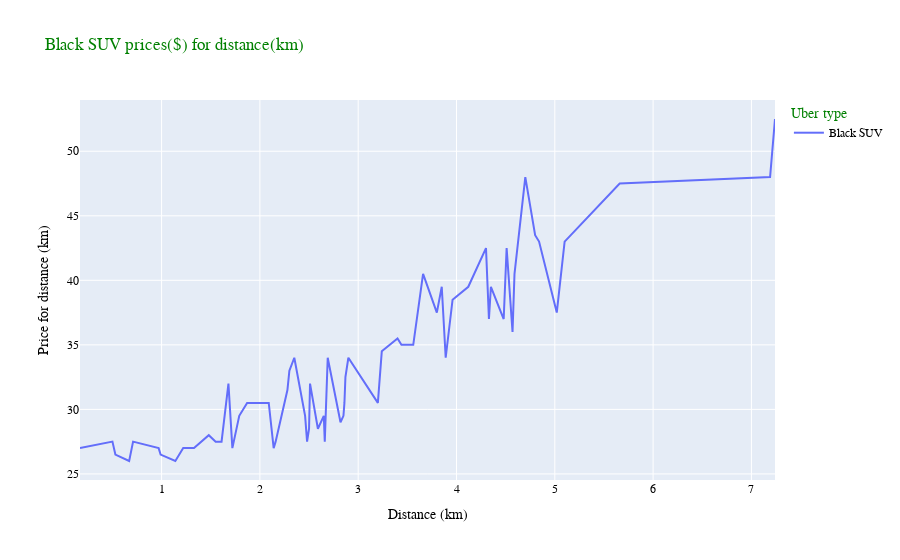

Notebook cell for this chart:
### Markdown cell above
## Black_SUV the most expensive Uber's type

### Code cell
black_SUV = d.query("name in ['Black SUV']")
fig=px.line(black_SUV,x='distance',y='price',color="name",
            title = "Black SUV prices($) for distance(km)",
           labels={
                     "price": "Price for distance (km)",
                     "distance": "Distance (km)",
                     "name": "Uber type"
                 })
fig.update_layout(
    font_family="Times New Roman",
    font_color="black",
    title_font_color="Green",
    legend_title_font_color="Green"
)
fig.show()

### Figure 1 — Plotly figure (JSON) as saved in the notebook; plotly's stock layout.template omitted (floating-point values rounded to 4 significant figures)
{"data": [{"hovertemplate": "Uber type=Black SUV<br>Distance (km)=%{x}<br>Price for distance (km)=%{y}<extra></extra>", "legendgroup": "Black SUV", "line": {"color": "#636efa", "dash": "solid"}, "marker": {"symbol": "circle"}, "mode": "lines", "name": "Black SUV", "orientation": "v", "showlegend": true, "type": "scatter", "x": [0.17, 0.5, 0.53, 0.67, 0.71, 0.97, 0.99, 1.14, 1.22, 1.33, 1.48, 1.55, 1.61, 1.68, 1.72, 1.79, 1.87, 2.09, 2.14, 2.16, 2.28, 2.3, 2.35, 2.46, 2.48, 2.5, 2.51, 2.59, 2.65, 2.66, 2.69, 2.82, 2.85, 2.86, 2.87, 2.9, 3.2, 3.24, 3.4, 3.44, 3.56, 3.66, 3.8, 3.85, 3.89, 3.96, 4.12, 4.3, 4.33, 4.35, 4.48, 4.51, 4.57, 4.59, 4.7, 4.8, 4.84, 5.02, 5.1, 5.66, 7.19, 7.24], "xaxis": "x", "y": [27, 27.5, 26.5, 26, 27.5, 27, 26.5, 26, 27, 27, 28, 27.5, 27.5, 32, 27, 29.5, 30.5, 30.5, 27, 27.5, 31.5, 33, 34, 29.5, 27.5, 28.5, 32, 28.5, 29.5, 27.5, 34, 29, 29.5, 30.5, 32.5, 34, 30.5, 34.5, 35.5, 35, 35, 40.5, 37.5, 39.5, 34, 38.5, 39.5, 42.5, 37, 39.5, 37, 42.5, 36, 40.5, 48, 43.5, 43, 37.5, 43, 47.5, 48, 52.5], "yaxis": "y"}], "layout": {"font": {"color": "black", "family": "Times New Roman"}, "legend": {"title": {"font": {"color": "Green"}, "text": "Uber type"}, "tracegroupgap": 0}, "title": {"font": {"color": "Green"}, "text": "Black SUV prices($) for distance(km)"}, "xaxis": {"anchor": "y", "domain": [0, 1], "title": {"text": "Distance (km)"}}, "yaxis": {"anchor": "x", "domain": [0, 1], "title": {"text": "Price for distance (km)"}}}}
